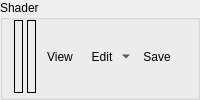
        <widget class="QGroupBox" name="psShaderGroup">
         <property name="sizePolicy">
          <sizepolicy hsizetype="Preferred" vsizetype="Minimum">
           <horstretch>0</horstretch>
           <verstretch>0</verstretch>
          </sizepolicy>
         </property>
         <property name="title">
          <string>Shader</string>
         </property>
         <layout class="QHBoxLayout" name="horizontalLayout_16">
          <property name="spacing">
           <number>4</number>
          </property>
          <property name="topMargin">
           <number>0</number>
          </property>
          <property name="bottomMargin">
           <number>4</number>
          </property>
          <item>
           <widget class="RDLabel" name="psRootSig">
            <property name="frameShape">
             <enum>QFrame::Box</enum>
            </property>
           </widget>
          </item>
          <item>
           <widget class="RDLabel" name="psShader">
            <property name="frameShape">
             <enum>QFrame::Box</enum>
            </property>
           </widget>
          </item>
          <item>
           <widget class="QToolButton" name="psShaderViewButton">
            <property name="cursor">
             <cursorShape>PointingHandCursor</cursorShape>
            </property>
            <property name="toolTip">
             <string>Open Shader Source</string>
            </property>
            <property name="text">
             <string>View</string>
            </property>
            <property name="icon">
             <iconset resource="../../Resources/resources.qrc">
              <normaloff>:/action.png</normaloff>:/action.png</iconset>
            </property>
            <property name="toolButtonStyle">
             <enum>Qt::ToolButtonTextBesideIcon</enum>
            </property>
            <property name="autoRaise">
             <bool>true</bool>
            </property>
           </widget>
          </item>
          <item>
           <widget class="QToolButton" name="psShaderEditButton">
            <property name="toolTip">
             <string>Edit Shader</string>
            </property>
            <property name="text">
             <string>Edit</string>
            </property>
            <property name="icon">
             <iconset resource="../../Resources/resources.qrc">
              <normaloff>:/page_white_edit.png</normaloff>:/page_white_edit.png</iconset>
            </property>
            <property name="popupMode">
             <enum>QToolButton::MenuButtonPopup</enum>
            </property>
            <property name="toolButtonStyle">
             <enum>Qt::ToolButtonTextBesideIcon</enum>
            </property>
            <property name="autoRaise">
             <bool>true</bool>
            </property>
           </widget>
          </item>
          <item>
           <widget class="QToolButton" name="psShaderSaveButton">
            <property name="toolTip">
             <string>Save Shader DXBC</string>
            </property>
            <property name="text">
             <string>Save</string>
            </property>
            <property name="icon">
             <iconset resource="../../Resources/resources.qrc">
              <normaloff>:/save.png</normaloff>:/save.png</iconset>
            </property>
            <property name="toolButtonStyle">
             <enum>Qt::ToolButtonTextBesideIcon</enum>
            </property>
            <property name="autoRaise">
             <bool>true</bool>
            </property>
           </widget>
          </item>
          <item>
           <spacer name="psShaderSpacer">
            <property name="orientation">
             <enum>Qt::Horizontal</enum>
            </property>
            <property name="sizeHint" stdset="0">
             <size>
              <width>0</width>
              <height>0</height>
             </size>
            </property>
           </spacer>
          </item>
         </layout>
        </widget>
